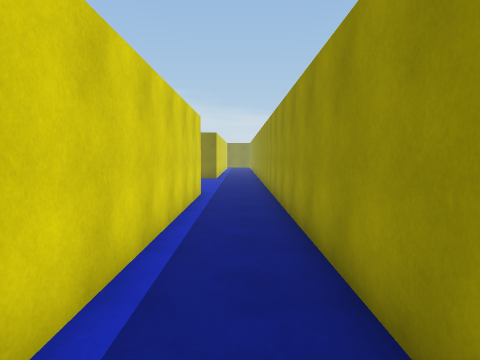
View 1 (above)

24 first-person views from a walk through a scene from a Unity 3-D project. The camera is 1.5 m above the floor, tilts 4° down and sees 70° across. The floor is counted in squares, 1 m on a side. Each view is taken from the middle of a square. On the plan, view 1 faces up. The plan holds only what a view shows up to about 16 squares ahead; the rest is blank. The place goes on beyond the plan. The player character is not drawn.

View 2
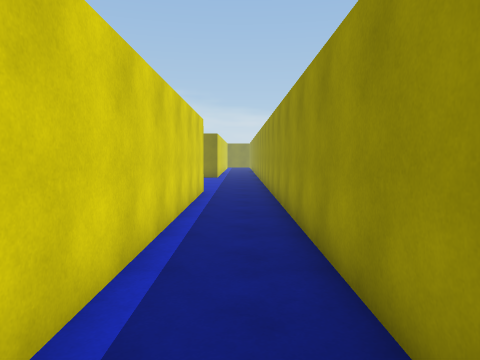

View 3
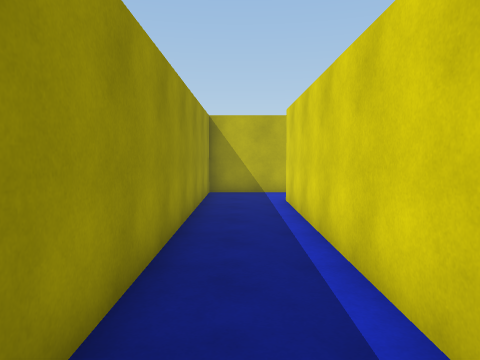

View 4
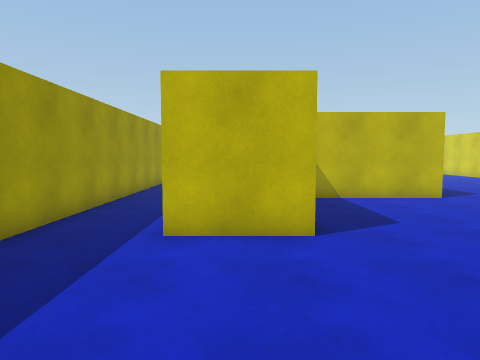

View 5
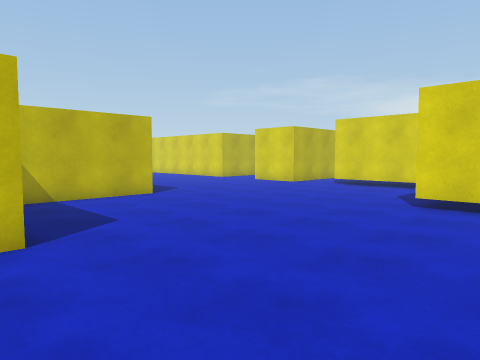

View 6
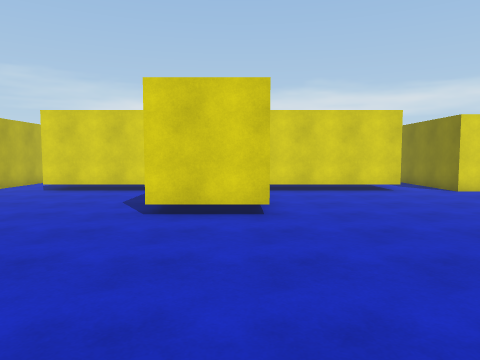

View 7
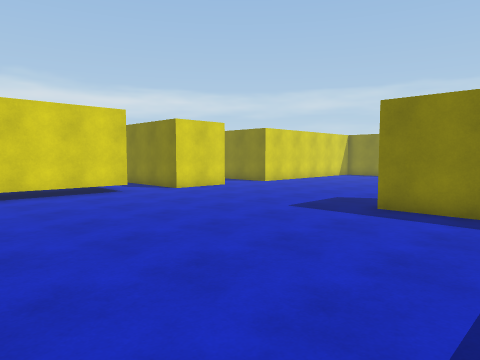

View 8
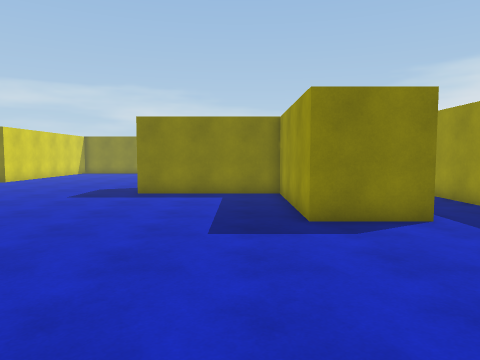

View 9
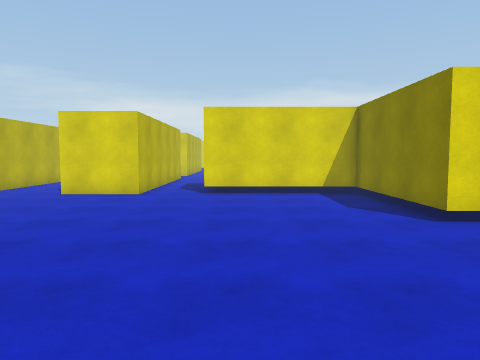

View 10
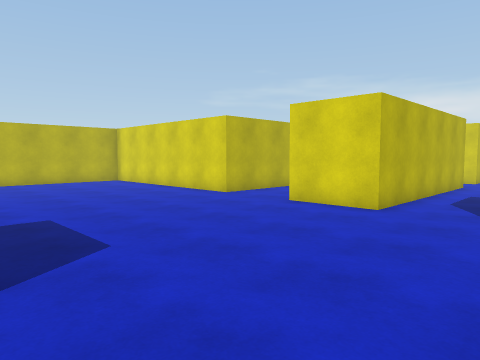

View 11
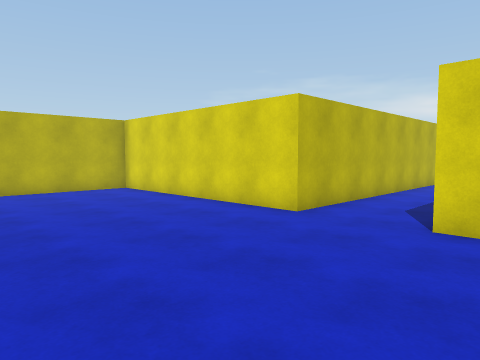

View 12
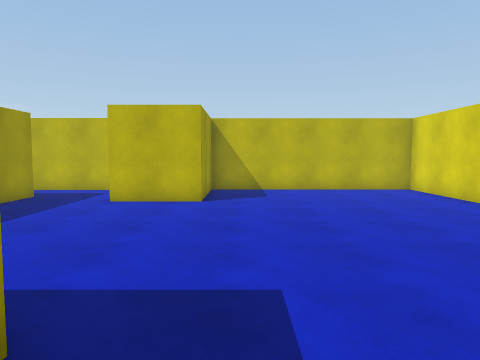

View 13
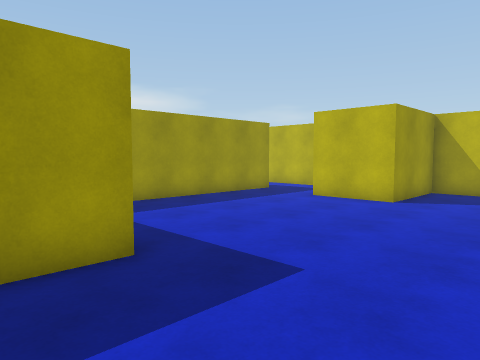

View 14
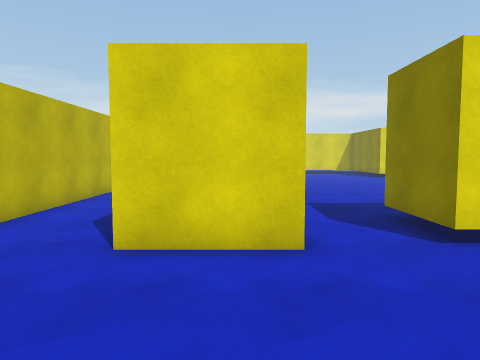

View 15
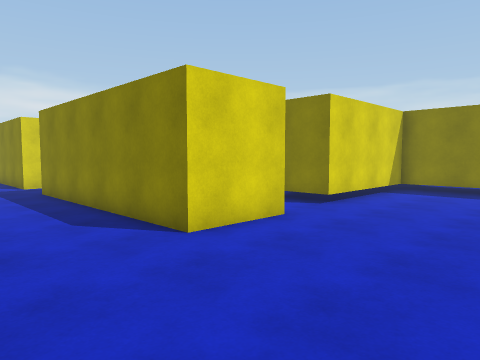

View 16
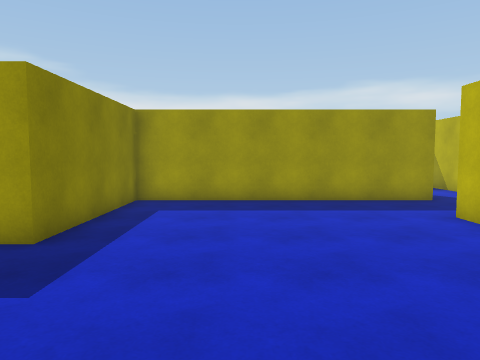

View 17
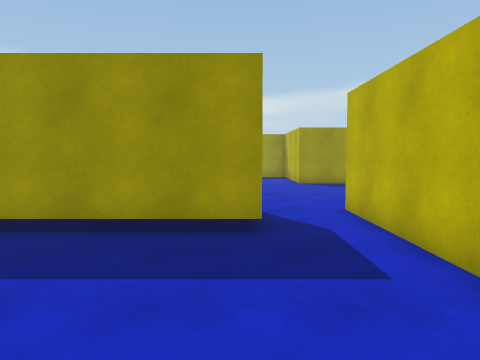

View 18
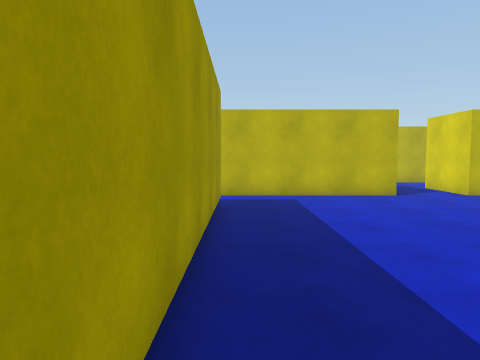

View 19
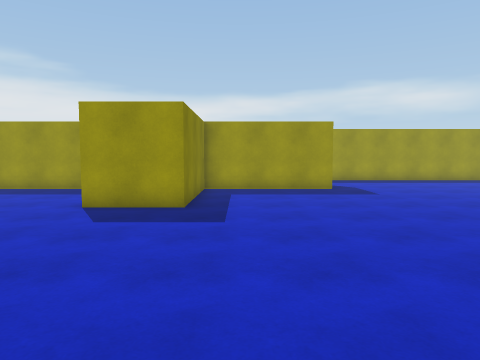

View 20
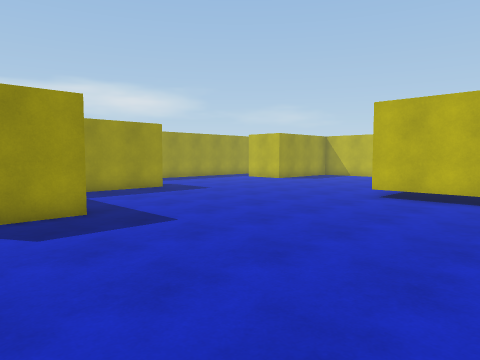

View 21
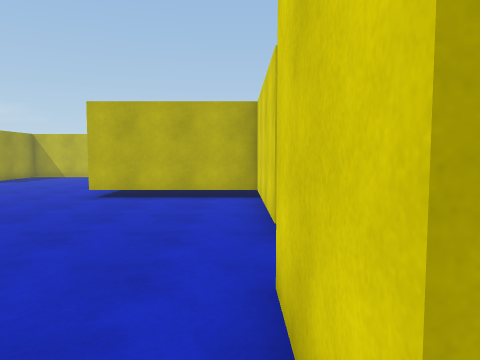

View 22
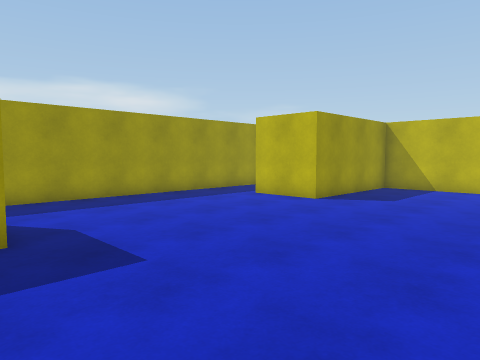

View 23
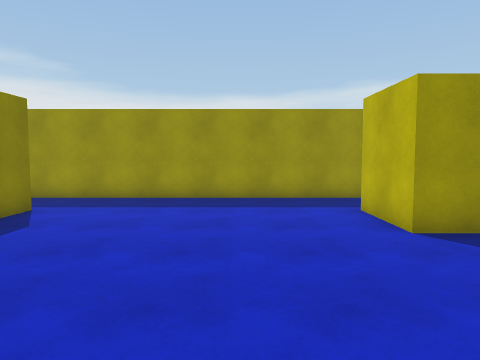

View 24
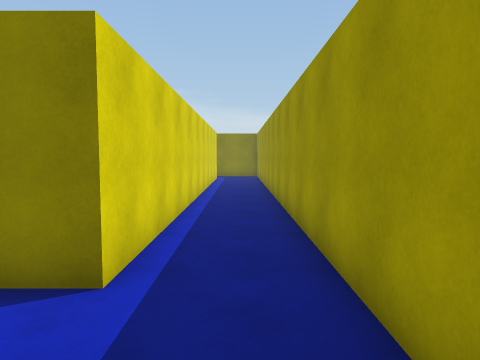

### Floor plan
Points are (right, up) in squares from view 1. A wall is a line through its corners. A room is listed if a view was taken in it or the views show most of it. See-through windows are left out.
Room 1 (views 1, 2, 3, 4, 5, 6, 7, 8, 9, 10, 11, 12, 13, 14, 15, 16, 20, 21, 22, 23, 24)
walls: (-10.4, 7.8) (-4.4, 7.8) (-4.4, 13.6) (-1.6, 13.6) (-1.6, -5.6); (-19.4, 8) (-19.4, 5) (-29, 5); (-19.8, 19.7) (-13.6, 19.7) (-13.6, 16.6) (-19.6, 16.6) (-19.6, 10.6); (-19.6, 26) (-19.6, 20.1); (-4.4, -5.6) (-4.4, 4.5) (-10.3, 4.5) (-10.3, 6.2); (-6.2, -8.3) (-2.8, -8.3); (-29.2, 1.6) (-19.6, 1.6) (-19.6, -8.3) (-10.7, -8.3) (-10.7, -4.3) (-7.6, -4.3); (-19.4, 31.4) (-19.4, 28.2); (-2, -8.3) (1.3, -8.3) (1.3, 32.5); (-1.6, 32.5) (-1.6, 22.8) (-4.4, 22.8) (-4.4, 28.6) (-10.1, 28.6) (-10.1, 31.6)
ways out: opening at (-20, 9.5) to room 2; opening at (-20, 27) to room 2
Room 2 (views 17, 18, 19)
walls: (-19.6, 10.6) (-22.4, 10.6) (-22.4, 20.2); (-29, 8) (-19.4, 8); (-19.4, 28.2) (-21.1, 28.2)
ways out: opening at (-20, 9.5) to room 1; opening at (-20, 27) to room 1

Where each view was taken, in squares from view 1:
view 1: 0 up, 0 right, facing up
view 2: 1 down, 0 right, facing up
view 3: 6 up, 0 right, facing down
view 4: 20 up, 3 left, facing down
view 5: 20 up, 3 left, facing down-left
view 6: 19 up, 5 left, facing left
view 7: 19 up, 6 left, facing up-left
view 8: 15 up, 6 left, facing up
view 9: 12 up, 6 left, facing left
view 10: 12 up, 10 left, facing down-left
view 11: 7 up, 12 left, facing down-left
view 12: 7 up, 12 left, facing down
view 13: 7 up, 15 left, facing down-right
view 14: 7 up, 14 left, facing left
view 15: 1 up, 14 left, facing up-left
view 16: 1 up, 16 left, facing right
view 17: 11 up, 29 left, facing right
view 18: 21 up, 23 left, facing down
view 19: 27 up, 20 left, facing right
view 20: 32 up, 19 left, facing down-right
view 21: 32 up, 19 left, facing down
view 22: 24 up, 11 left, facing down-right
view 23: 17 up, 11 left, facing right
view 24: 19 up, 0 right, facing up
